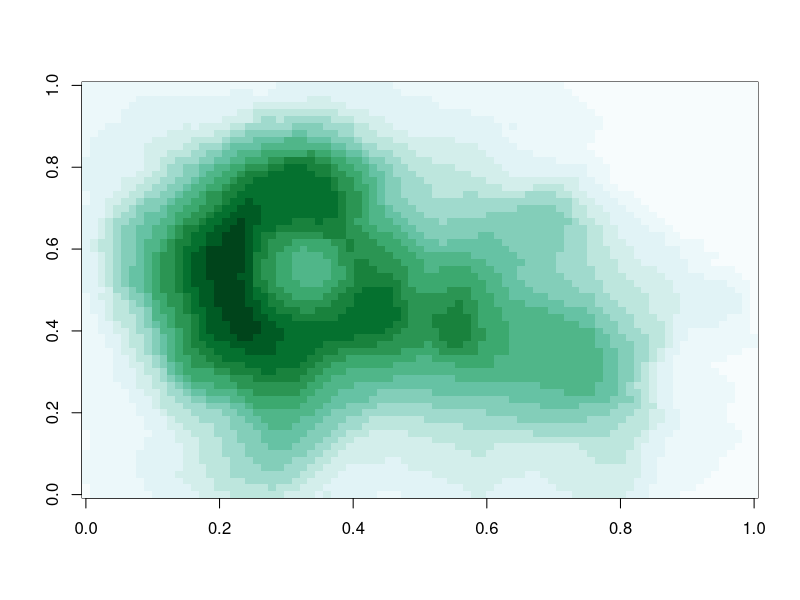
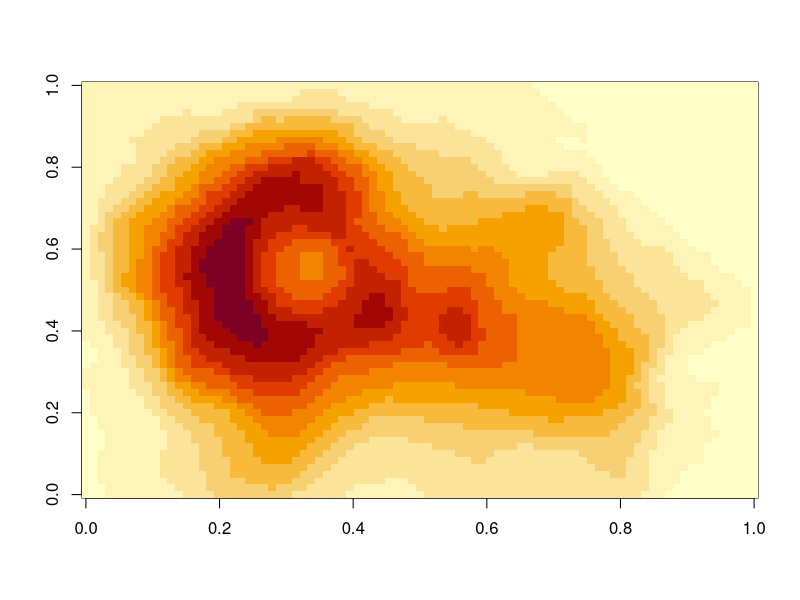
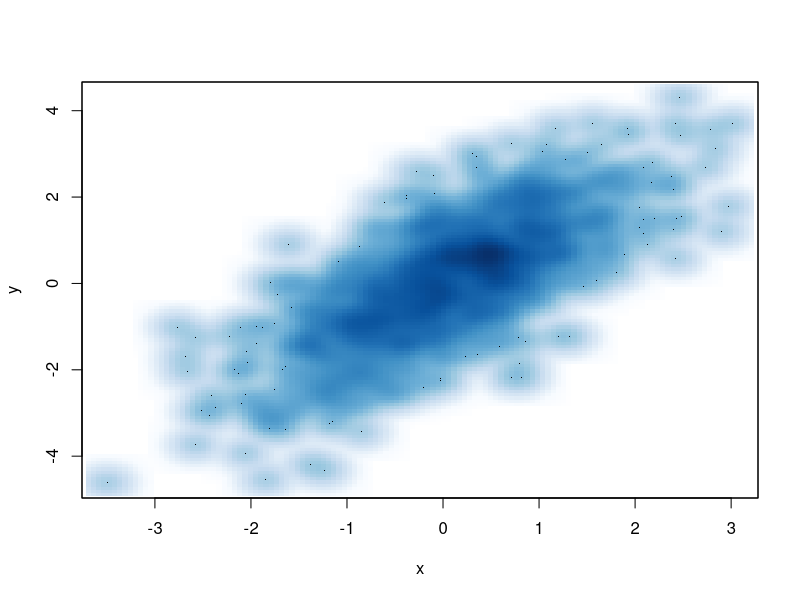
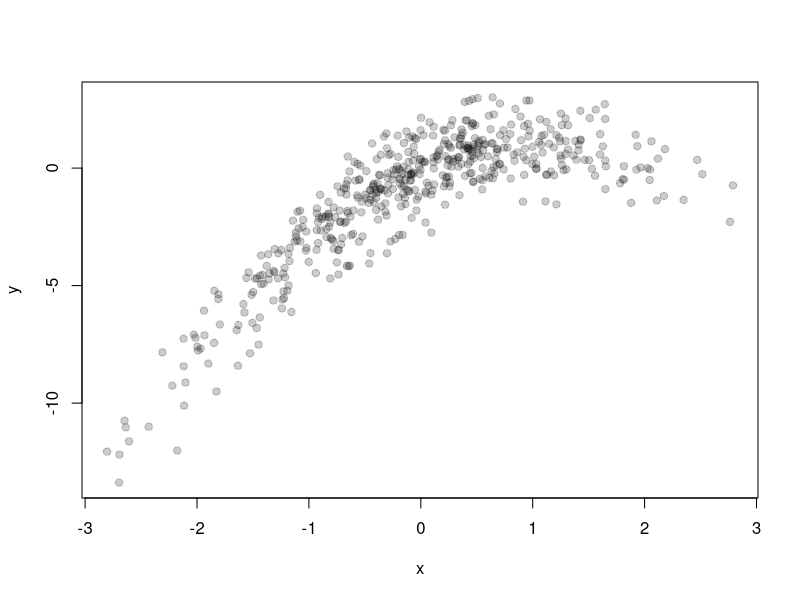
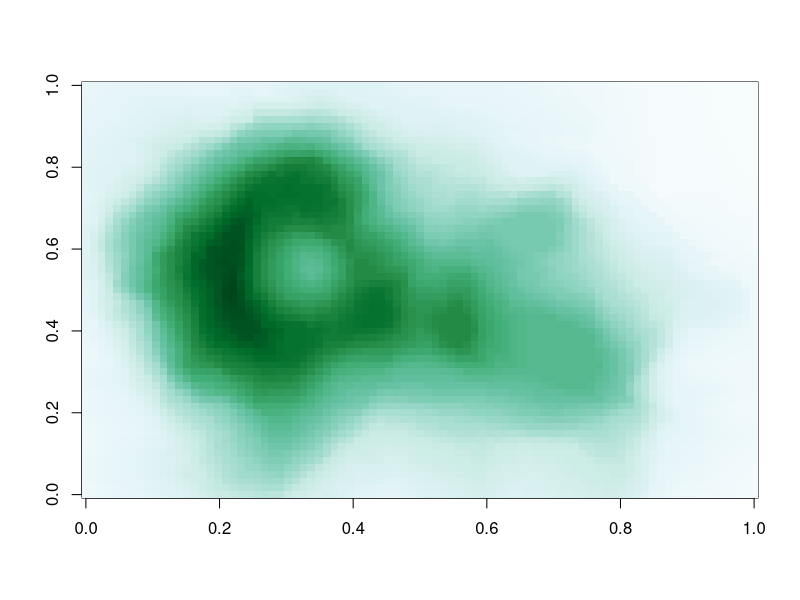
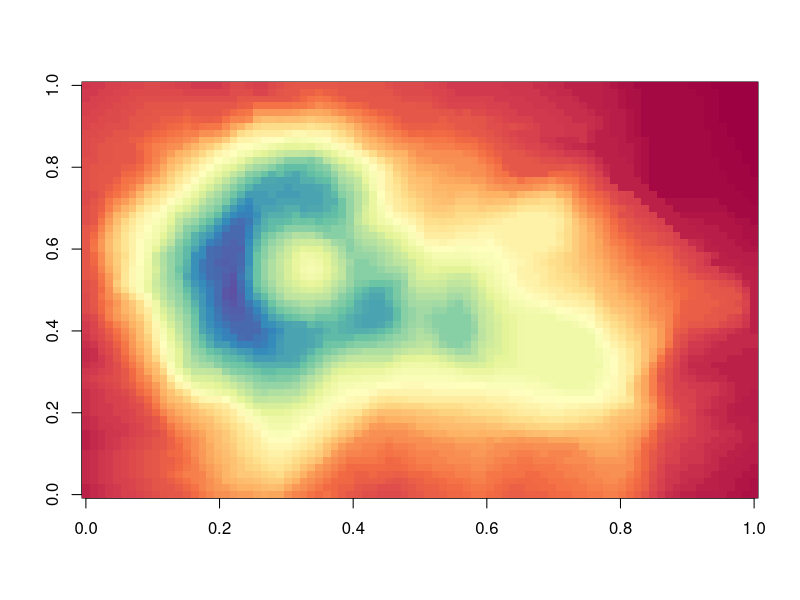
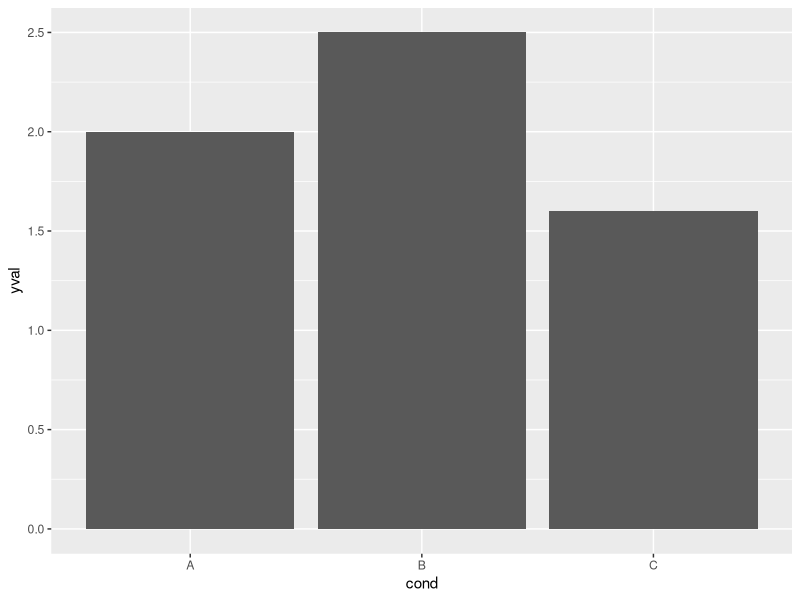
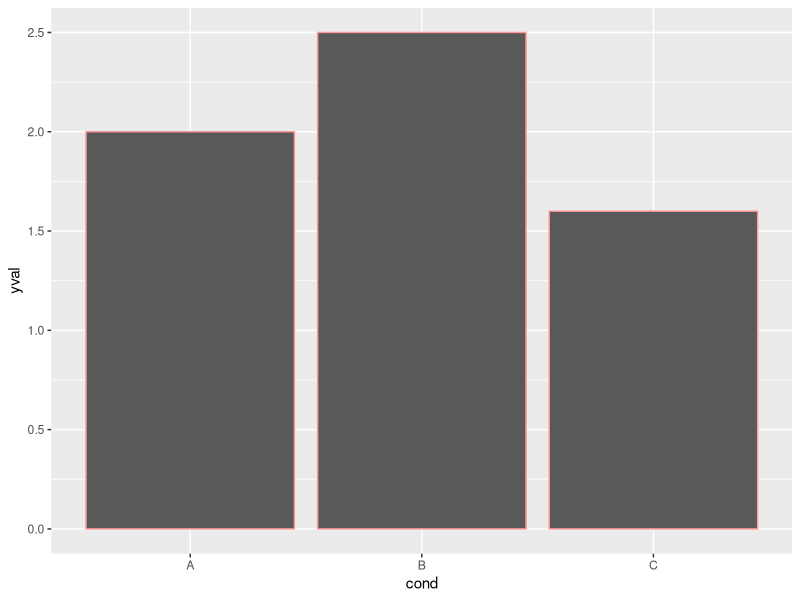

These charts were generated, in order, by the following R code:
## ---- chunk 1
knitr::opts_chunk$set(echo = TRUE)
## ---- chunk 2
 pal <- colorRamp(c("red", "blue"))
red <- pal(0)
blue <- pal(1)

red; blue

pal(seq(0, 1, len = 10))
## ---- chunk 3
 pal <- colorRampPalette(c("red", "yellow"))
#red=FF0000; green=FFFF00; blue=FFFFFF

pal(10)
## ---- chunk 4
library(RColorBrewer)
cols <- brewer.pal(100, "BuGn")
pal <- colorRampPalette(cols)
image(volcano, col = pal(15))
 
## ---- chunk 5
image(volcano)

## ---- chunk 6
x<- rnorm(1000)
y<-(2*x-x) + rnorm(1000)
smoothScatter(x,y)
## ---- chunk 7

x<- rnorm(500)
y<-(2*x-x*x) + rnorm(150)
plot(x,y,col=rgb(0,0,0,.2), pch=19)
## ---- chunk 8
library(RColorBrewer)
cols <- brewer.pal(100, "BuGn")
pal <- colorRampPalette(cols)
image(volcano, col = pal(150))

## ---- chunk 9
cols <- brewer.pal(100, "Spectral")
pal <- colorRampPalette(cols)
image(volcano, col = pal(150))

## ---- chunk 10

# Two variables
df <- read.table(header=TRUE, text='
 cond yval
    A 2
    B 2.5
    C 1.6
')

# Three variables
df2 <- read.table(header=TRUE, text='
 cond1 cond2 yval
    A      I 2
    A      J 2.5
    A      K 1.6
    B      I 2.2
    B      J 2.4
    B      K 1.2
    C      I 1.7
    C      J 2.3
    C      K 1.9
')
## ---- chunk 11

library(ggplot2)
# Default: dark bars
ggplot(df, aes(x=cond, y=yval)) + geom_bar(stat="identity")
# Bars with red outlines
ggplot(df, aes(x=cond, y=yval)) + geom_bar(stat="identity", colour="#FF9999") 
## ---- chunk 12

# Red fill, black outlines
ggplot(df, aes(x=cond, y=yval)) + geom_bar(stat="identity", fill="#FF9999", colour="black")

## ---- chunk 13
# Standard black lines and points
ggplot(df, aes(x=cond, y=yval)) + 
    geom_line(aes(group=1)) +     # Group all points; otherwise no line will show
    geom_point(size=3)
# Dark blue lines, red dots
ggplot(df, aes(x=cond, y=yval)) + 
    geom_line(aes(group=1), colour="#000099") +  # Blue lines
    geom_point(size=3, colour="#CC0000")         # Red dots
## ---- chunk 14
# Bars: x and fill both depend on cond2
ggplot(df, aes(x=cond, y=yval, fill=cond)) + geom_bar(stat="identity")

## ---- chunk 15
# Bars with other dataset; fill depends on cond2
ggplot(df2, aes(x=cond1, y=yval)) + 
    geom_bar(aes(fill=cond2),   # fill depends on cond2
             stat="identity",
             colour="black",    # Black outline for all
             position=position_dodge()) # Put bars side-by-side instead of stacked


## ---- chunk 16

# Lines and points; colour depends on cond2
ggplot(df2, aes(x=cond1, y=yval)) + 
    geom_line(aes(colour=cond2, group=cond2)) + # colour, group both depend on cond2
    geom_point(aes(colour=cond2),               # colour depends on cond2
               size=3)                          # larger points, different shape
## Equivalent to above; but move "colour=cond2" into the global aes() mapping
# ggplot(df2, aes(x=cond1, y=yval, colour=cond2)) + 
#    geom_line(aes(group=cond2)) +
#    geom_point(size=3)

## ---- chunk 17
# The palette with grey:
cbPalette <- c("#999999", "#E69F00", "#56B4E9", "#009E73", "#F0E442", "#0072B2", "#D55E00", "#CC79A7")
# The palette with black:
cbbPalette <- c("#000000", "#E69F00", "#56B4E9", "#009E73", "#F0E442", "#0072B2", "#D55E00", "#CC79A7")

# To use for fills, add
  scale_fill_manual(values=cbPalette)

# To use for line and point colors, add
  scale_colour_manual(values=cbPalette)
## ---- chunk 18
ggplot(diamonds, aes(x=carat, y=price, color=cut)) +
    geom_point()
## ---- chunk 19
ggplot(diamonds, aes(x=carat, y=price, color=cut)) +
    geom_point() +
    scale_color_manual(values=c("#000000", "#E69F00", "#56B4E9", "#009E73", "#F0E442", "#0072B2", "#D55E00", "#CC79A7"))
## ---- chunk 20
ggplot(diamonds, aes(x=carat, y=price, color=cut)) +
    geom_point() +
    scale_color_manual(values=c("Fair"="#E69F00", "Good"="#56B4E9", "Premium"="#009E73", "Ideal"="#F0E442", "Very Good"="#0072B2"))
## ---- chunk 21
# Use luminance=45, instead of default 65
ggplot(df, aes(x=cond, y=yval, fill=cond)) + geom_bar(stat="identity") +
    scale_fill_hue(l=40)


## ---- chunk 22
# Reduce saturation (chromaticity) from 100 to 50, and increase luminance
ggplot(df, aes(x=cond, y=yval, fill=cond)) + geom_bar(stat="identity") +
    scale_fill_hue(c=45, l=80)

# Note: use scale_colour_hue() for lines and points

## ---- chunk 23

ggplot(df, aes(x=cond, y=yval, fill=cond)) + geom_bar(stat="identity") +
    scale_fill_brewer()


## ---- chunk 24

ggplot(df, aes(x=cond, y=yval, fill=cond)) + geom_bar(stat="identity") +
    scale_fill_brewer(palette="Set1")


## ---- chunk 25

ggplot(df, aes(x=cond, y=yval, fill=cond)) + geom_bar(stat="identity") +
    scale_fill_brewer(palette="Spectral")

# Note: use scale_colour_brewer() for lines and points
## ---- chunk 26
ggplot(df, aes(x=cond, y=yval, fill=cond)) + geom_bar(stat="identity") + 
    scale_fill_manual(values=c("red", "blue", "green"))


## ---- chunk 27
ggplot(df, aes(x=cond, y=yval, fill=cond)) + geom_bar(stat="identity") + 
    scale_fill_manual(values=c("#CC6666", "#9999CC", "#66CC99"))

# Note: use scale_colour_manual() for lines and points
## ---- chunk 28
# Generate some data
set.seed(133)
df <- data.frame(xval=rnorm(50), yval=rnorm(50))

# Make color depend on yval
ggplot(df, aes(x=xval, y=yval, colour=yval)) + geom_point()


## ---- chunk 29
# Use a different gradient
ggplot(df, aes(x=xval, y=yval, colour=yval)) + geom_point() + 
    scale_colour_gradientn(colours=rainbow(4))
